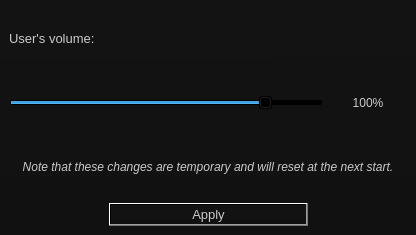
<?xml version="1.0" encoding="UTF-8"?>
<ui version="4.0">
 <class>SingleUserSettings</class>
 <widget class="QMainWindow" name="SingleUserSettings">
  <property name="geometry">
   <rect>
    <x>0</x>
    <y>0</y>
    <width>416</width>
    <height>235</height>
   </rect>
  </property>
  <property name="windowTitle">
   <string>MainWindow</string>
  </property>
  <property name="styleSheet">
   <string notr="true">background-color: qlineargradient(spread:pad, x1:0.480769, y1:1, x2:0.476, y2:0, stop:0 rgba(17, 17, 17, 255), stop:1 rgba(19, 19, 19, 255));
color: rgb(202, 202, 202);</string>
  </property>
  <widget class="QWidget" name="centralwidget">
   <layout class="QVBoxLayout" name="verticalLayout" stretch="0,0,0,0">
    <item>
     <widget class="QLabel" name="label">
      <property name="font">
       <font>
        <family>Segoe UI</family>
        <pointsize>10</pointsize>
       </font>
      </property>
      <property name="styleSheet">
       <string notr="true">background-color: rgba(255, 255, 255, 0);</string>
      </property>
      <property name="text">
       <string>User's volume:</string>
      </property>
     </widget>
    </item>
    <item>
     <layout class="QHBoxLayout" name="horizontalLayout_2" stretch="80,20">
      <item>
       <widget class="QSlider" name="horizontalSlider">
        <property name="maximum">
         <number>120</number>
        </property>
        <property name="value">
         <number>100</number>
        </property>
        <property name="orientation">
         <enum>Qt::Horizontal</enum>
        </property>
       </widget>
      </item>
      <item>
       <widget class="QLabel" name="label_percent">
        <property name="font">
         <font>
          <family>Segoe UI</family>
         </font>
        </property>
        <property name="styleSheet">
         <string notr="true">background-color: rgba(255, 255, 255, 0);</string>
        </property>
        <property name="text">
         <string>100%</string>
        </property>
        <property name="alignment">
         <set>Qt::AlignCenter</set>
        </property>
       </widget>
      </item>
     </layout>
    </item>
    <item>
     <widget class="QLabel" name="label_2">
      <property name="font">
       <font>
        <family>Segoe UI</family>
        <italic>true</italic>
       </font>
      </property>
      <property name="styleSheet">
       <string notr="true">background-color: rgba(255, 255, 255, 0);</string>
      </property>
      <property name="text">
       <string>&lt;html&gt;&lt;head/&gt;&lt;body&gt;&lt;p&gt;Note that these changes are temporary and will reset at the next start.&lt;/p&gt;&lt;/body&gt;&lt;/html&gt;</string>
      </property>
      <property name="alignment">
       <set>Qt::AlignCenter</set>
      </property>
      <property name="wordWrap">
       <bool>true</bool>
      </property>
     </widget>
    </item>
    <item>
     <layout class="QHBoxLayout" name="horizontalLayout" stretch="25,50,25">
      <item>
       <spacer name="horizontalSpacer">
        <property name="orientation">
         <enum>Qt::Horizontal</enum>
        </property>
        <property name="sizeHint" stdset="0">
         <size>
          <width>40</width>
          <height>20</height>
         </size>
        </property>
       </spacer>
      </item>
      <item>
       <widget class="QPushButton" name="pushButton">
        <property name="font">
         <font>
          <family>Segoe UI</family>
          <pointsize>10</pointsize>
         </font>
        </property>
        <property name="text">
         <string>Apply</string>
        </property>
       </widget>
      </item>
      <item>
       <spacer name="horizontalSpacer_2">
        <property name="orientation">
         <enum>Qt::Horizontal</enum>
        </property>
        <property name="sizeHint" stdset="0">
         <size>
          <width>40</width>
          <height>20</height>
         </size>
        </property>
       </spacer>
      </item>
     </layout>
    </item>
   </layout>
  </widget>
  <widget class="QMenuBar" name="menubar">
   <property name="geometry">
    <rect>
     <x>0</x>
     <y>0</y>
     <width>416</width>
     <height>30</height>
    </rect>
   </property>
  </widget>
 </widget>
 <resources/>
 <connections/>
</ui>
